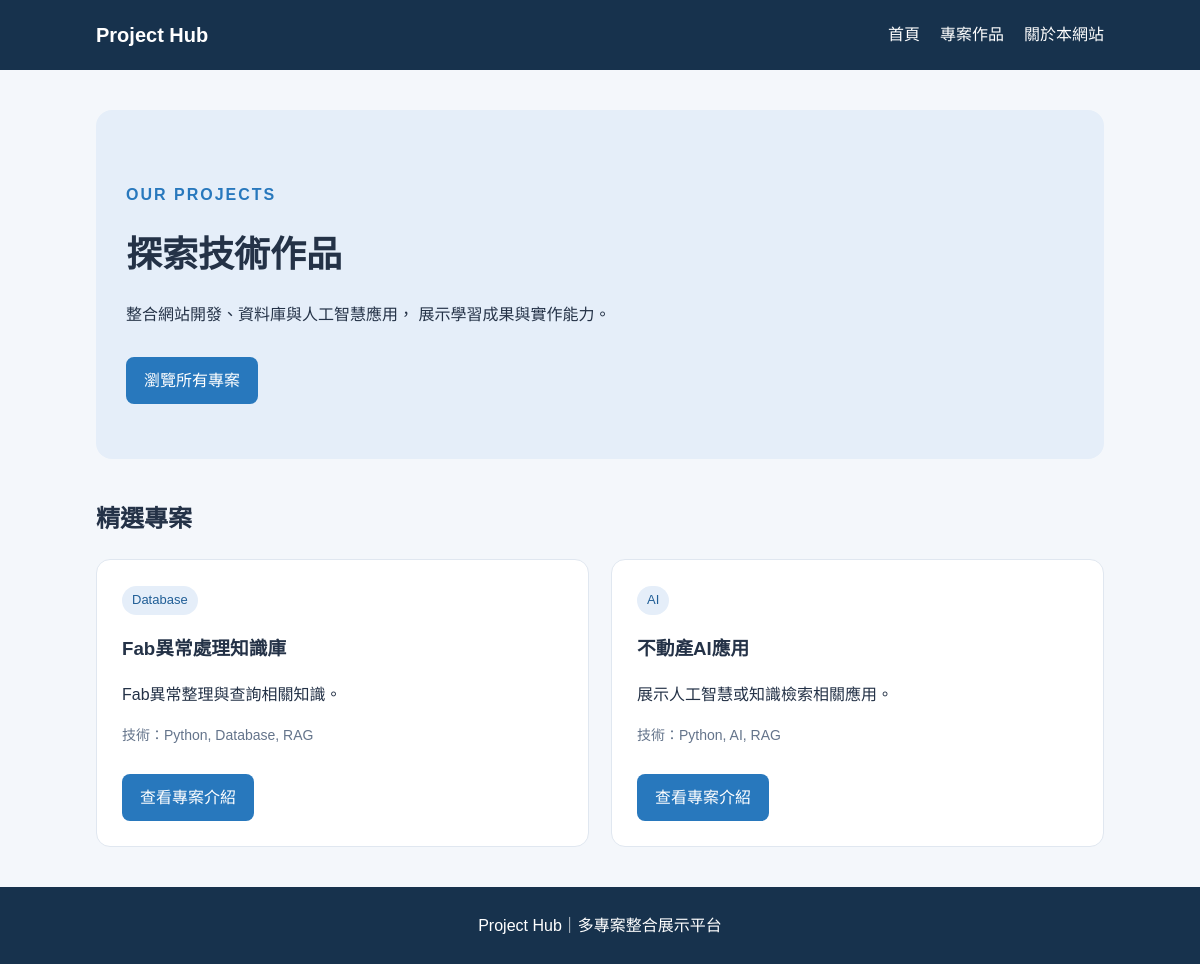
The page / on the database its author committed.
### tables this page shows
CREATE TABLE projects (
    id INTEGER PRIMARY KEY AUTOINCREMENT,
    title TEXT NOT NULL,
    category TEXT NOT NULL,
    description TEXT NOT NULL,
    tech_stack TEXT,
    demo_url TEXT,
    github_url TEXT,
    image_url TEXT,
    status TEXT DEFAULT '開發中',
    featured INTEGER DEFAULT 0
, demo_url_2 TEXT);

### app.py (the view)
@app.route("/")
def index():
    conn = get_db_connection()
    projects = conn.execute(
        "SELECT * FROM projects WHERE featured = 1"
    ).fetchall()
    conn.close()
    return render_template(
        "index.html",
        projects=projects
    )

### app.py (called while the page is built)
def get_db_connection():
    conn = sqlite3.connect("database.db")
    conn.row_factory = sqlite3.Row
    return conn

### templates/index.html (shortened to what this page needs)
{% extends "base.html" %}
{% block content %}
<section class="hero">
    <p class="eyebrow">OUR PROJECTS</p>
    <h1>探索技術作品</h1>
    <p>
        整合網站開發、資料庫與人工智慧應用，
        展示學習成果與實作能力。
    </p>
    <a class="button" href="{{ url_for('project_list') }}">
        瀏覽所有專案
    </a>
</section>
<section>
    <h2>精選專案</h2>
    <div class="project-grid">
        {% for project in projects %}
        <article class="project-card">
            <span class="category">
                {{ project["category"] }}
            </span>
            <h3>{{ project["title"] }}</h3>
            <p>{{ project["description"] }}</p>
            <p class="tech">
                技術：{{ project["tech_stack"] }}
            </p>
            <a class="button"
               href="{{ url_for('project_detail',
                               project_id=project['id']) }}">
                查看專案介紹
            </a>
        </article>
        {% else %}
        <p>目前還沒有精選專案。</p>
        {% endfor %}
    </div>
</section>
{% endblock %}

### static/css/style.css (style rules this page uses)
* { box-sizing: border-box; }
body { margin: 0; font-family: Arial, "Microsoft JhengHei", sans-serif; color: #243247; background: #f4f7fb; line-height: 1.7; }
.hero { padding: 55px 30px; margin-bottom: 40px; background: #e5eef9; border-radius: 16px; }
.hero h1 { font-size: 36px; margin: 8px 0; }
.eyebrow { color: #2878bd; font-weight: bold; letter-spacing: 2px; }
.project-grid { display: grid; grid-template-columns: repeat(2, minmax(0, 1fr)); gap: 22px; }
.project-card, .detail-card { background: white; padding: 25px; border: 1px solid #e0e7f0; border-radius: 14px; }
.project-card h2, .project-card h3 { margin-bottom: 8px; }
.category { display: inline-block; padding: 3px 10px; border-radius: 20px; background: #e5eef9; color: #205e96; font-size: 13px; }
.tech, .status { color: #64748b; font-size: 14px; }
.button { display: inline-block; margin-top: 12px; padding: 10px 18px; background: #2878bd; color: white; text-decoration: none; border-radius: 8px; }

### rows shown on the page
projects: category "Database", title "Fab異常處理知識庫", description "Fab異常整理與查詢相關知識。", tech_stack "Python, Database, RAG"
projects: category "AI", title "不動產AI應用", description "展示人工智慧或知識檢索相關應用。", tech_stack "Python, AI, RAG"
